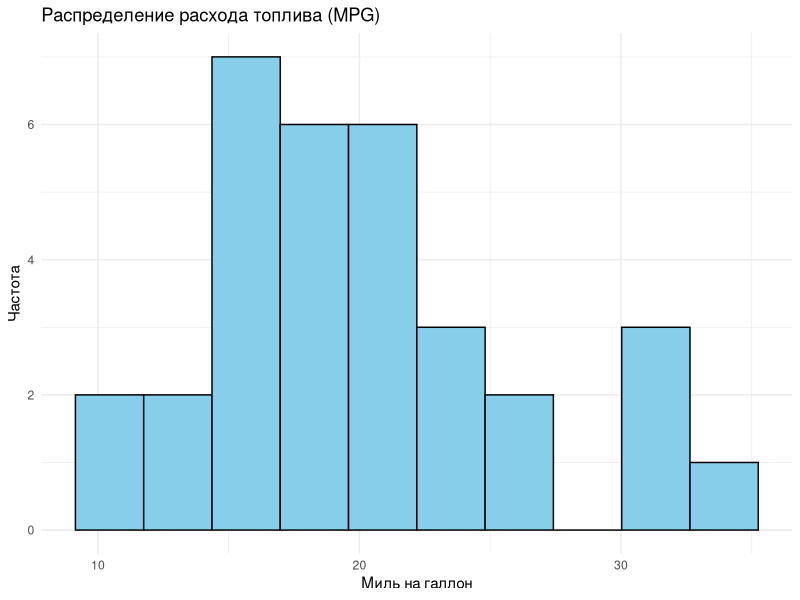
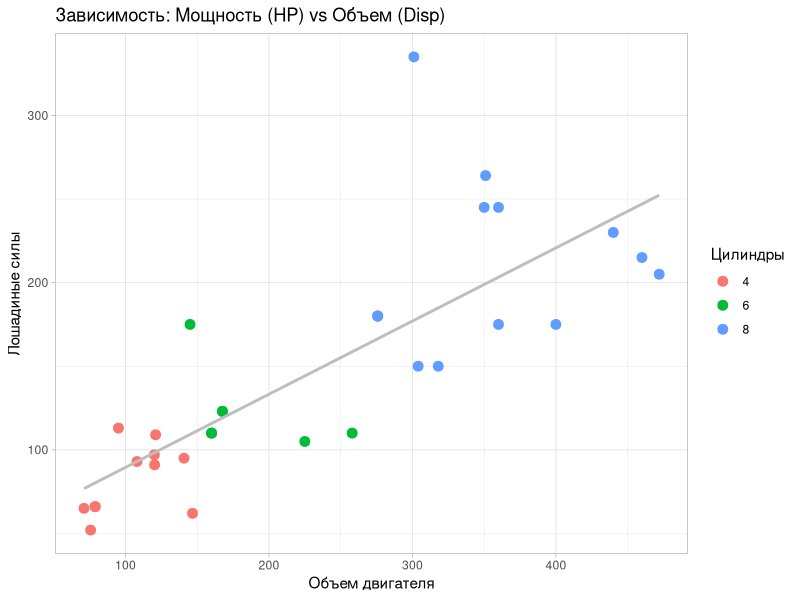
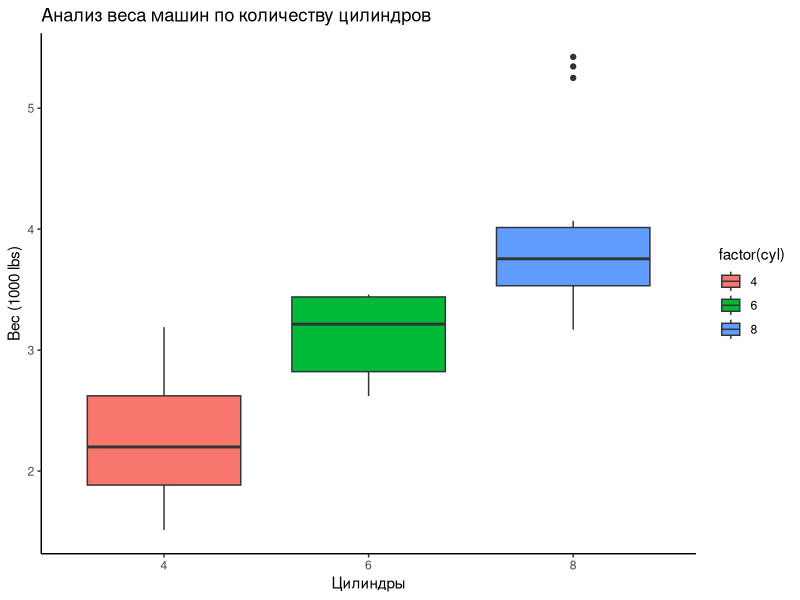
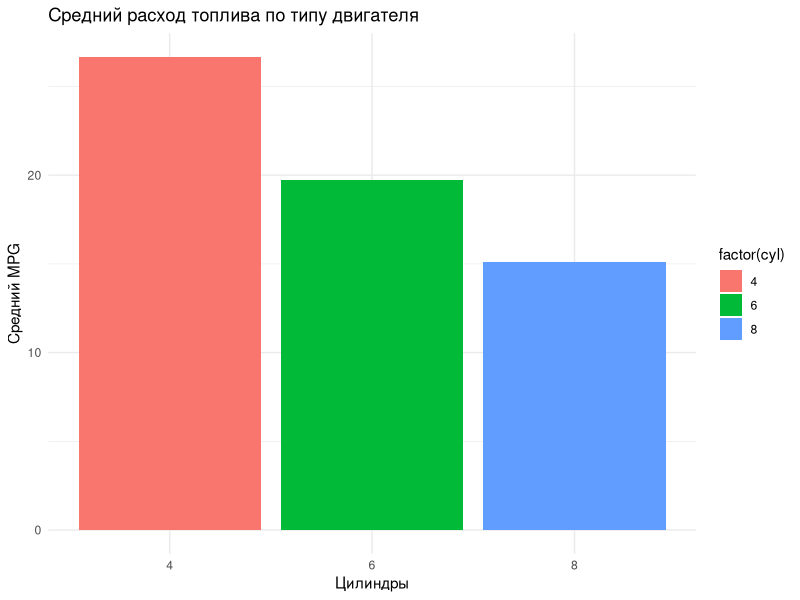

The R script that drew these images, in order:
library(ggplot2)
library(dplyr)
library(tidyr)

# 1. ПОСМОТРЕТЬ ДАННЫЕ (mtcars - классический датасет для анализа)
# Структура: mpg (расход), cyl (цилиндры), disp (объем), hp (л.с.), wt (вес) и др.
data(mtcars)
print("--- 1. STRUCTURE OF DATA ---")
str(mtcars)

# 2. ОПИСАТЬ ДАННЫЕ (Summary + Распределения)
print("--- 2. SUMMARY STATISTICS ---")
summary_stats <- summary(mtcars)
print(summary_stats)

# Распределение расхода топлива (MPG)
png("1_mpg_distribution.png")
ggplot(mtcars, aes(x=mpg)) + 
  geom_histogram(bins=10, fill="skyblue", color="black") +
  theme_minimal() +
  labs(title="Распределение расхода топлива (MPG)", x="Миль на галлон", y="Частота")
dev.off()

# 3. ПОСТРОИТЬ ГРАФИКИ (Scatter, Boxplot, Bar)

# Scatter Plot: Есть ли зависимость мощности от объема двигателя?
png("2_hp_vs_disp_scatter.png")
ggplot(mtcars, aes(x=disp, y=hp, color=factor(cyl))) +
  geom_point(size=3) +
  geom_smooth(method="lm", se=FALSE, color="gray") +
  theme_light() +
  labs(title="Зависимость: Мощность (HP) vs Объем (Disp)", x="Объем двигателя", y="Лошадиные силы", color="Цилиндры")
dev.off()

# Boxplot: Есть ли выбросы в весе машин?
png("3_weight_boxplot.png")
ggplot(mtcars, aes(x=factor(cyl), y=wt, fill=factor(cyl))) +
  geom_boxplot() +
  theme_classic() +
  labs(title="Анализ веса машин по количеству цилиндров", x="Цилиндры", y="Вес (1000 lbs)")
dev.off()

# Bar Chart: Сравнение среднего расхода по группам цилиндров
avg_mpg <- mtcars %>% group_by(cyl) %>% summarize(mean_mpg = mean(mpg))
png("4_avg_mpg_bar.png")
ggplot(avg_mpg, aes(x=factor(cyl), y=mean_mpg, fill=factor(cyl))) +
  geom_bar(stat="identity") +
  theme_minimal() +
  labs(title="Средний расход топлива по типу двигателя", x="Цилиндры", y="Средний MPG")
dev.off()

# 4. ПРОВЕРИТЬ ГИПОТЕЗЫ (Статистика)

# Гипотеза 1: Влияет ли мощность на расход топлива? (Корреляция Пирсона)
print("--- 4.1 HYPOTHESIS: HP vs MPG (Correlation) ---")
cor_test <- cor.test(mtcars$hp, mtcars$mpg)
print(cor_test)
# Вывод: Отрицательная корреляция ~ -0.77. Чем выше мощность, тем ниже экономичность.

# Гипотеза 2: Отличается ли расход в группах с разным кол-вом цилиндров? (ANOVA)
print("--- 4.2 HYPOTHESIS: MPG ~ CYL (ANOVA) ---")
anova_res <- aov(mpg ~ factor(cyl), data=mtcars)
print(summary(anova_res))
# Вывод: p-value < 0.05, значит различия между группами статистически значимы.

# 5. ВЫВОДЫ (в консоль для отчета)
print("--- 5. CONCLUSIONS ---")
print("1. Обнаружена сильная обратная связь между мощностью и MPG (r = -0.77).")
print("2. Количество цилиндров критически влияет на вес и расход топлива.")
print("3. Машины с 8 цилиндрами имеют наибольший разброс по весу (см. boxplot).")
print("[+] Все графики 1-4 и статистические тесты готовы.")
